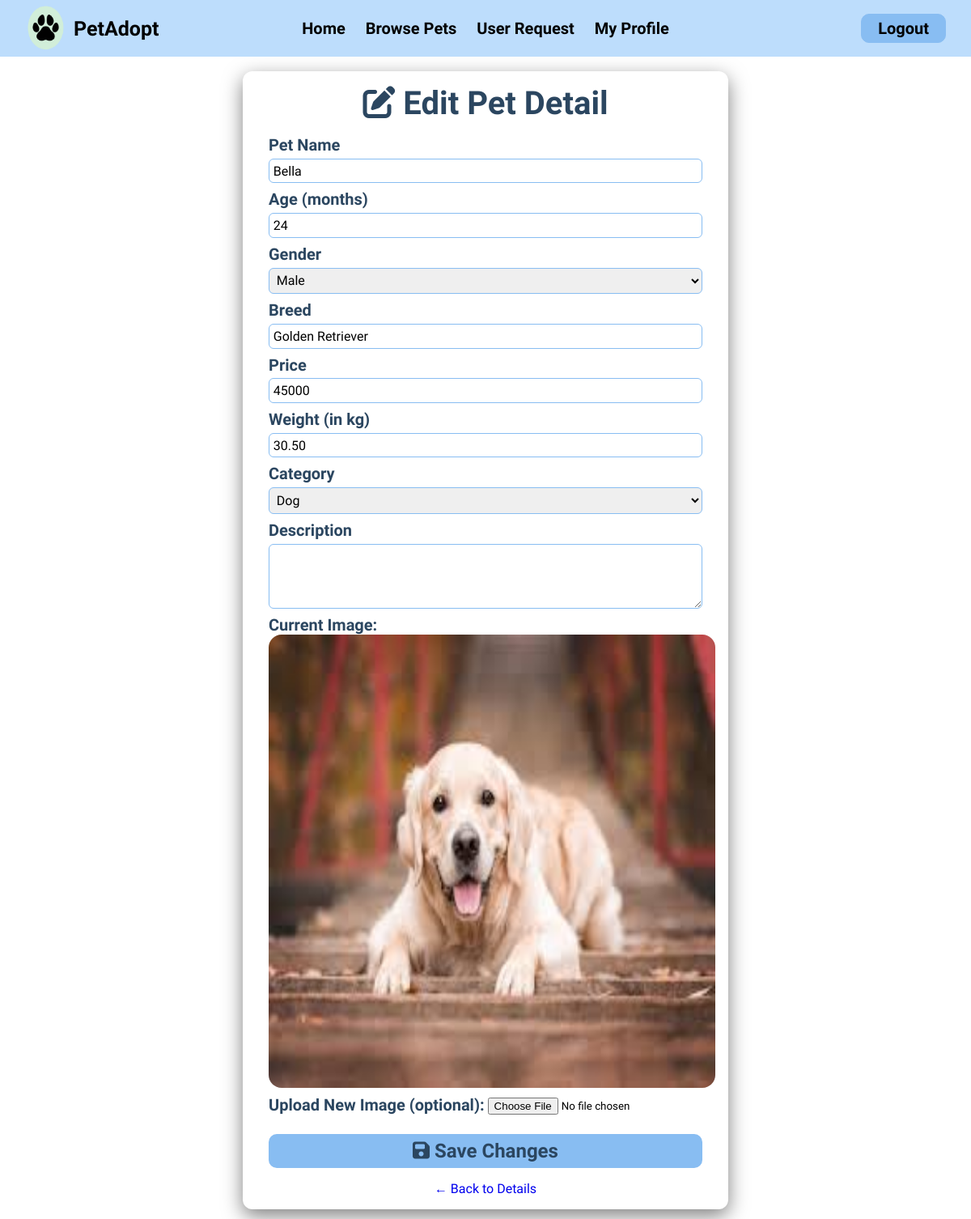
The page /editPet.php?id=1 (signed in) on the database its author committed.
### tables this page shows
CREATE TABLE `pets` (
  `id` int(11) NOT NULL AUTO_INCREMENT,
  `name` varchar(255) NOT NULL,
  `age` int(11) NOT NULL,
  `gender` enum('Male','Female') NOT NULL,
  `breed` varchar(255) NOT NULL,
  `price` varchar(255) NOT NULL,
  `status` enum('available','adopted') NOT NULL DEFAULT 'available',
  `image` varchar(255) NOT NULL,
  `category` enum('dog','cat','rabbit') NOT NULL,
  `description` text NOT NULL,
  `weight` varchar(10) DEFAULT NULL,
  PRIMARY KEY (`id`)
);

### editPet.php (the view, shortened to what this page needs)
<?php
include("navbar.php");
$pet_id = intval($_GET['id']);
$stmt = $con->prepare("SELECT * FROM pets WHERE id = ?");
$stmt->bind_param("i", $pet_id);
$stmt->execute();
$result = $stmt->get_result();
$pet = $result->fetch_assoc();
?>
<html>
<head>
    <link rel="stylesheet" href="https://cdnjs.cloudflare.com/ajax/libs/font-awesome/6.5.0/css/all.min.css">
</head>
<body>
    <div class="container">
        <h2><i class="fas fa-edit"></i> Edit Pet Detail</h2>
        <form action="editPet.php?id=<?php echo $pet['id']; ?>" method="POST" enctype="multipart/form-data">
            <div class="addPetinput">
                <label for="name">Pet Name</label>
                <input type="text" name="name" value="<?php echo htmlspecialchars($pet['name']); ?>" required>
            </div>
            <div class="addPetinput">
                <label for="age">Age (months)</label>
                <input type="number" name="age" value="<?php echo $pet['age']; ?>" required>
            </div>
            <div class="addPetinput">
                <label for="gender">Gender</label>
                <select name="gender">
                    <option value="Male" <?php if ($pet['gender'] == 'Male') echo 'selected'; ?>>Male</option>
                </select>
            </div>
            <div class="addPetinput">
                <label for="breed">Breed</label>
                <input type="text" name="breed" value="<?php echo htmlspecialchars($pet['breed']); ?>">
            </div>
            <div class="addPetinput">
                <label for="price">Price</label>
                <input type="number" name="price" value="<?php echo htmlspecialchars($pet['price']); ?>" required>
            </div>
            <div class="addPetinput">
                <label for="weight">Weight (in kg)</label>
                <input type="text" name="weight" value="<?php echo htmlspecialchars($pet['weight']); ?>" required>
            </div>
            <div class="addPetinput">
                <label for="category">Category</label>
                <select name="category" required>
                    <option <?php if ($pet['category'] == 'Dog') echo 'selected'; ?>>Dog</option>
            </div>
            <div class="addPetinput">
                <label for="description">Description</label>
                <textarea name="description" rows="5"><?php echo htmlspecialchars($pet['description']); ?></textarea>
            </div>
            <div class="editPetinput">
                <label>Current Image:</label><br>
                <img src="assets/images/<?php echo $pet['image']; ?>" class="current-image">
            </div>
            <div class="editPetinput">
                <label>Upload New Image (optional):</label>
                <input type="file" name="image">
            </div>
            <button type="submit" class="submit-btn">
                <i class="fas fa-save"></i> Save Changes
            </button>
        </form>
        <a href="pet-details.php?id=<?php echo $pet['id']; ?>" class="back-link"> ← Back to Details</a>
    </div>
</body>
</html>

### assets/css/style.css (style rules this page uses)
* { margin: 0; padding: 0; box-sizing: border-box; font-family: "Agdasima", sans-serif; }
body { display: flex; flex-direction: column; }
a { text-decoration: none; }
button, a.cancel-btn { text-align: center; border: none; border-radius: 10px; padding: 0.8rem 1.5rem; font-size: 1.5rem; font-weight: bold; background-color: #ffffff; border: 2px solid #2b4660; color: #2b4660; text-decoration: none; }
.container { width: 50vw; margin: 1.5rem auto; margin-top: 5.5rem; padding: 1rem 2rem; background: white; border-radius: 12px; box-shadow: 0 8px 25px rgba(0, 0, 0, 0.5); text-align: center; }
.container h2 { font-size: 2.5rem; margin-bottom: 1rem; color: #2b4660; }
form { text-align: left; display: flex; flex-direction: column; gap: 0.5rem; }
label { font-size: 1.25rem; font-weight: bold; color: #2b4660; }
.container input[type="file"] { margin-top: 0.3rem; margin-bottom: 0.5rem; }
.container input[type="text"], .container input[type="number"], .container select, .container textarea { width: 100%; padding: 0.3rem; border: 1px solid #88bdf2; border-radius: 6px; margin-top: 0.3rem; font-size: 1rem; }
textarea { height: 80px; margin-bottom: 0rem; }
.submit-btn { margin-top: 0.5rem; margin-bottom: 1rem; width: 100%; background-color: #88bdf2; border: 0rem; border-radius: 10px; padding: 7px; font-size: 1.5rem; font-weight: bold; cursor: pointer; }
.editPetinput .current-image { width: 46vw; height: 70vh; border-radius: 1rem; }

### rows shown on the page
pets: name "Bella", age "24", gender "Male", breed "Golden Retriever", price "45000", weight "30.50", image (picture)
